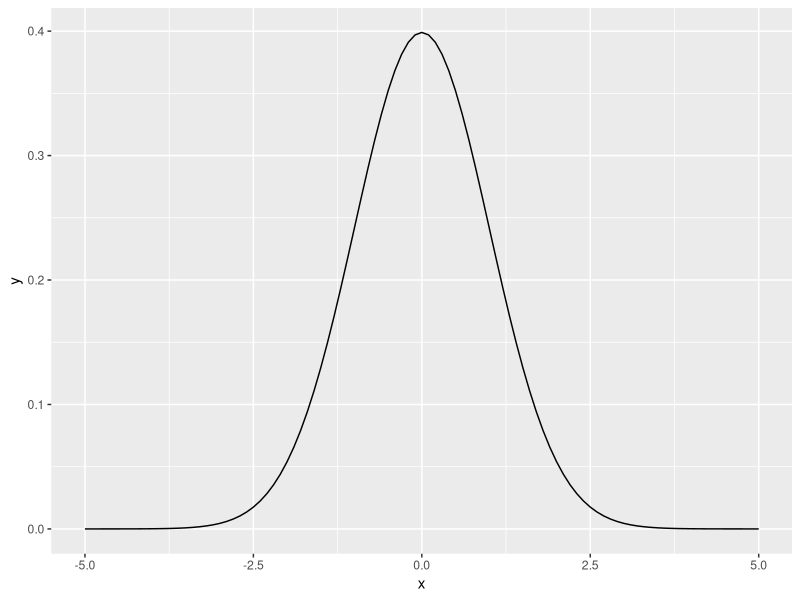
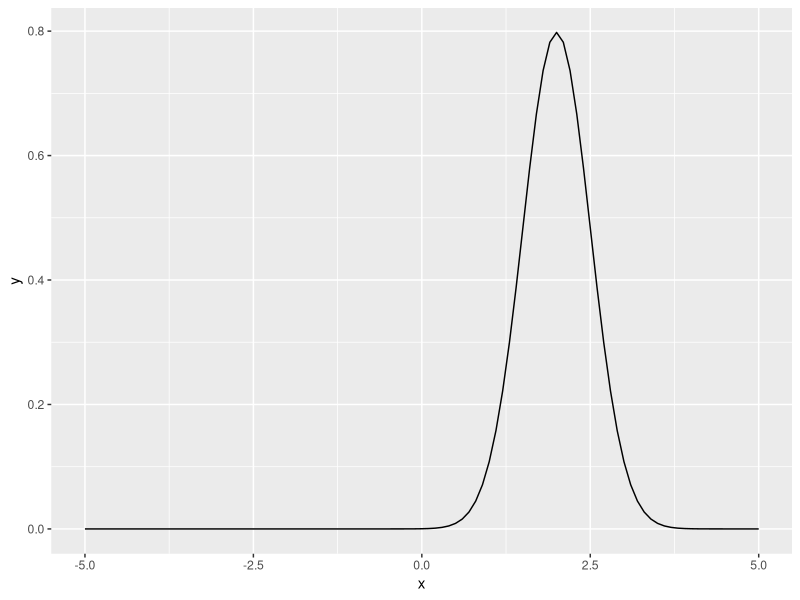

Source code (R) for these figures, in order: (Note: this script raises an error after producing the figures.)
## ---- chunk 1
knitr::opts_chunk$set(echo = TRUE)
## ---- chunk 2
data.frame(Kalb =c(1,2,3,5,3),
    Geschlecht =c("M","F","F","M","M"),
    Vater =c(1,3,1,4,3),
    Mutter =c(NA,2,2,5,6),
    WWG =c(4.5,2.9,3.9,3.5,5.0))
## ---- chunk 3
library(ggplot2)
# Plot a normal curve
ggplot(data.frame(x = c(-5, 5)), aes(x)) + stat_function(fun = dnorm)

# To specify a different mean or sd, use the args parameter to supply new values
ggplot(data.frame(x = c(-5, 5)), aes(x)) +
  stat_function(fun = dnorm, args = list(mean = 2, sd = .5))
## ---- chunk 4
library(knitr)
library(kableExtra)
x<-data.frame(c("CC","CF", "CW"), c(0.5, -0.05, 0.52), c(-0.17, 0.73,-0.20), c(0.29,0.09,0.63))
colnames(x) <- c("","CC","CF", "CW")
kable(x, booktabs=T, caption="calves genetic variance-covariance matrix") %>%
kable_styling(latex_options=c("hold_position")) %>%
  add_header_above(c("","w"=2,"d"= 1))
## ---- chunk 5
x<-data.frame(class = c("C", "H", "T", "A", "X"), profile=c("very convex", "convex", "linear", "concave", "very concave"), description=c("leg: accentedly wide; back: accentedly wide and full; shoulder: accentedly pronounced","leg: wide; back: wide and full; shoulder: pronounced", "leg: well developed, quite wide; back: average large; shoulder: accentedly pronounced", "leg: moderateley developed, slim, hollow; back: moderateley developed til slim ; shoulder: flat", "leg: poorly developed, very slim, very hollow; back: slim, thin, pointy wither; shoulder: flat, hollow"))
kable(x, booktabs=T, caption="Description and carcass profile of carcass donformation classes") %>%
kable_styling(latex_options=c("hold_position"), full_width =T) %>%
column_spec(3, width="8cm")
  
## ---- chunk 6

library(knitr)

include_graphics("juhu.pdf", auto_pdf = T)

## ---- chunk 7
sg<-data.frame(p=c("sCC","sCF", "sCW"), sCC=c(0.4013, -0.00655, 0.03387), sCF=c( -0.00655, 0.13028,0.01322), sCW=c(0.03387,0.01322,0.01947))
colnames(sg) <- c(" ","sCC","sCF", "sCW")
kable(sg)
